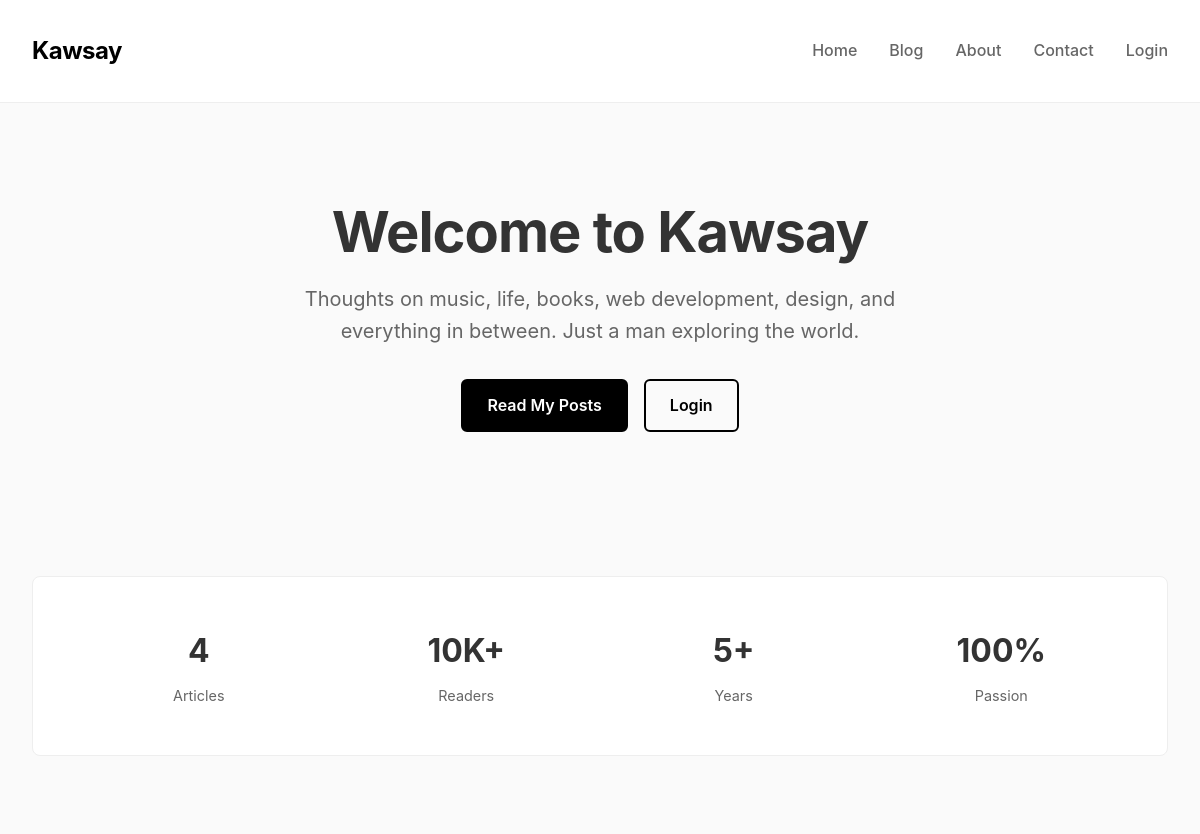
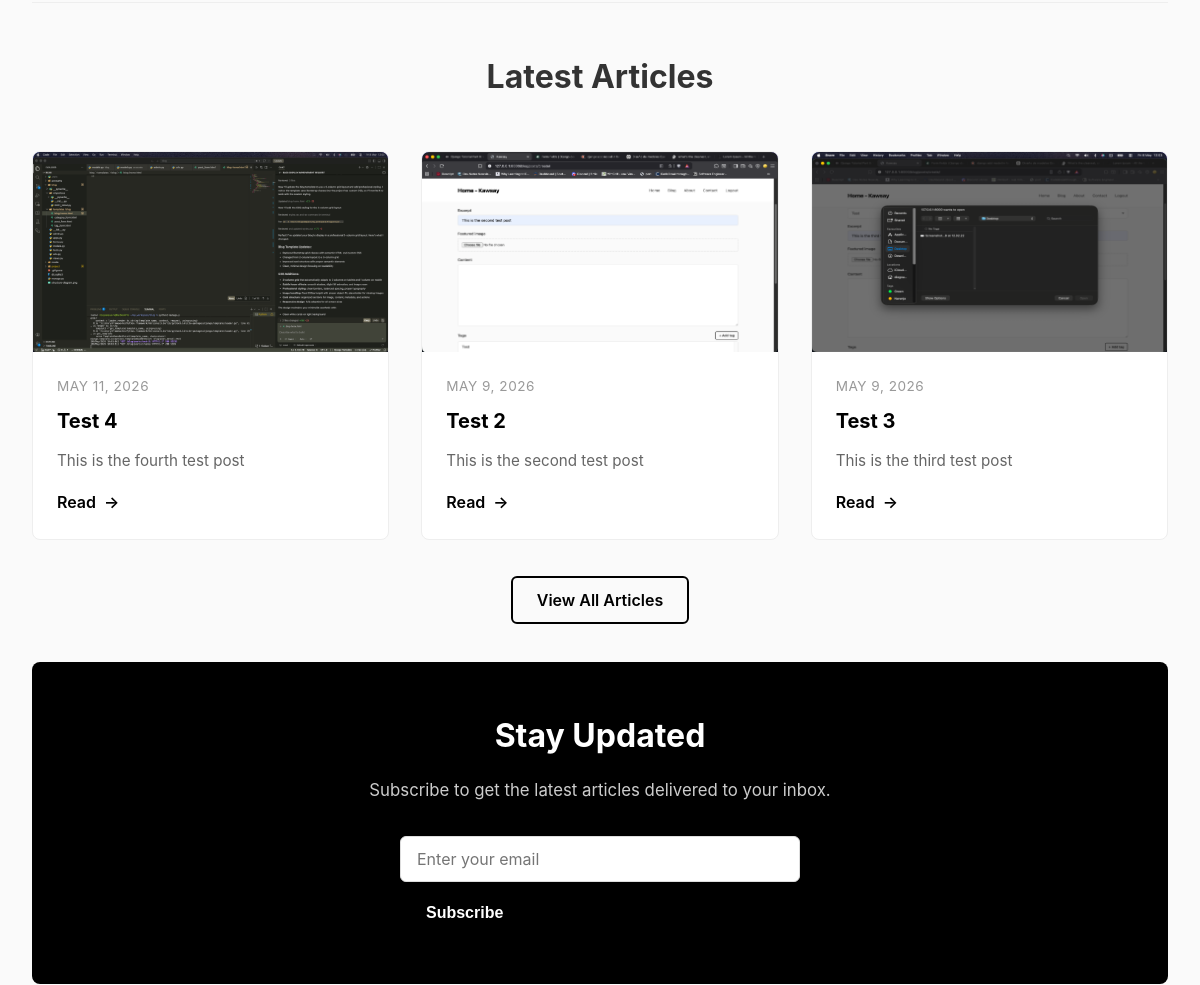
Before: / (upper part) with the older database file (2 pictures, top to bottom).
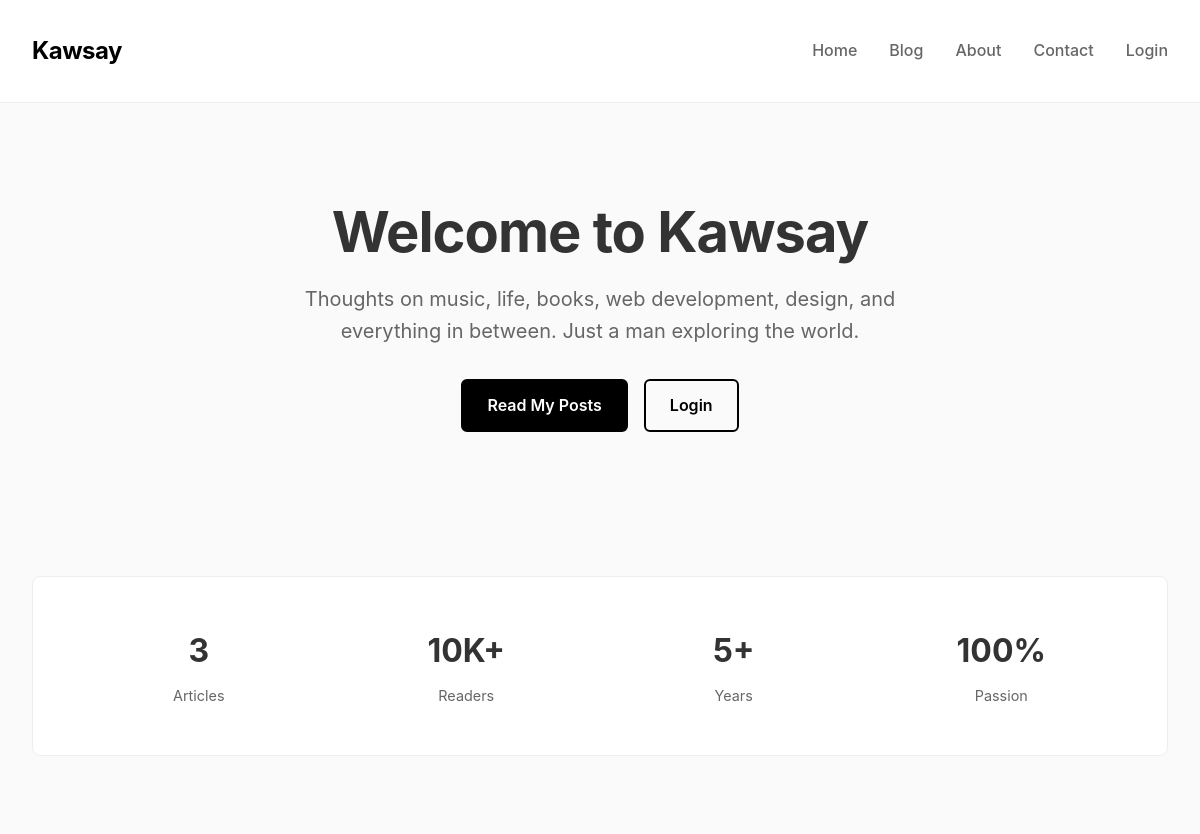
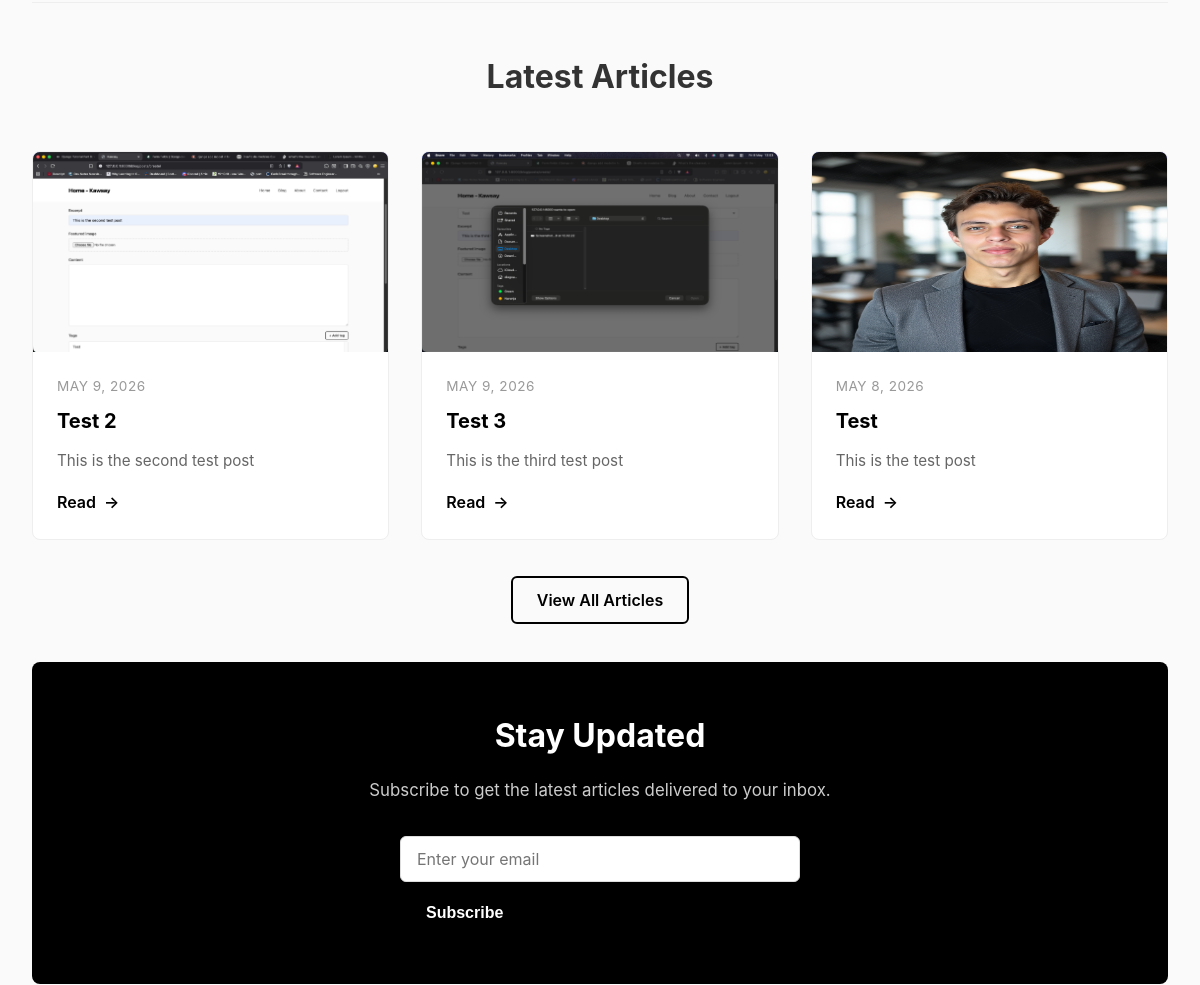
After: the same page with the newer database file (2 pictures, top to bottom).
### blog/models.py (models this page shows, shortened)
class Post(models.Model):
    author = models.ForeignKey(settings.AUTH_USER_MODEL, on_delete=models.CASCADE, related_name="posts")
    category = models.ForeignKey(Category, on_delete=models.CASCADE, related_name= "posts")
    title = models.CharField(max_length=100)
    featured_image = models.ImageField(upload_to="posts/featured/", blank=True, null=True)
    tags = models.ManyToManyField("Tag", related_name="posts", blank=True)
    slug = models.SlugField(unique=True, max_length=100, blank=True)
    excerpt = models.CharField(max_length=300)
    content = models.TextField()
    published_at = models.DateField(null=True, blank=True)
    created_at = models.DateField(auto_now_add=True)
    updated_at = models.DateField(auto_now=True)
    class Meta:
        ordering = ['-published_at', '-created_at']
        verbose_name_plural = "Posts"

### project/views.py (the view)
# urls.py: path('', views.blog_home, name='blog-home'),
def home(request):
    posts = Post.objects.all()
    total_posts = Post.objects.count()
    return render(request, 'home.html', {"posts": posts, "total_posts": total_posts})

### project/templates/home.html (shortened to what this page needs)
{% extends 'base.html' %}
{% block content %}
    <section class="hero">
        <h1>Welcome to Kawsay</h1>
        <p>Thoughts on music, life, books, web development, design, and everything in between. Just a man exploring the world.</p>
        <div class="cta-buttons">
            <a href="/blog/" class="btn btn-primary">Read My Posts</a>
            {% if user.is_authenticated %}
                {% comment %} <a href="{% url 'logout' %}" class="btn btn-secondary">Logout</a> {% endcomment %}
                <form method="POST" action="{% url 'logout' %}" style="display:inline;">
                    {% csrf_token %}
                    <button type="submit">Logout</button>
                </form>
            {% else %}
                <a href="{% url 'login' %}" class="btn btn-secondary">Login</a>
            {% endif %}
        </div>
    </section>
    <section class="stats">
        <div class="stats-grid">
            <div class="stat-item">
                <h3>{{ total_posts }}</h3>
                <p>Articles</p>
            </div>
            <div class="stat-item">
                <h3>10K+</h3>
                <p>Readers</p>
            </div>
            <div class="stat-item">
                <h3>5+</h3>
                <p>Years</p>
            </div>
            <div class="stat-item">
                <h3>100%</h3>
                <p>Passion</p>
            </div>
        </div>
    </section>
    <section class="featured-section">
        <h2 class="section-title">Latest Articles</h2>
        <div class="posts-grid">
            {% for post in posts|slice:":3" %}
            <article class="post-card">
                <img class="post-image" src="{{ post.featured_image.url }}" alt="{{ post.title }}">
                <div class="post-content">
                    <p class="post-date">{{post.published_at}}</p>
                    <h3 class="post-title">{{post.title}}</h3>
                    <p class="post-excerpt">{{post.excerpt}}</p>
                    <a href="#" class="read-more">Read</a>
                </div>
            </article>
            {% empty %}
                <p>No posts yet.</p>
            {% endfor %}
        </div>
        <div style="text-align: center; margin-top: 2rem;">
            <a href="/blog/" class="btn btn-secondary">View All Articles</a>
        </div>
    </section>
    <section class="newsletter">
        <h2>Stay Updated</h2>
        <p>Subscribe to get the latest articles delivered to your inbox.</p>
        <form class="newsletter-form">
            <input type="email" placeholder="Enter your email" required>
            <button type="submit">Subscribe</button>
        </form>
    </section>
{% endblock %}

Changed rows visible on the page:
removed Post: featured_image (picture), published_at "MAY 11, 2026", title "Test 4", excerpt "This is the fourth test post"
now on this page (row unchanged): Post: featured_image (picture), published_at "MAY 8, 2026", title "Test", excerpt "This is the test post"
Other visible differences:
{{ total_posts }}: "4" → "3"
